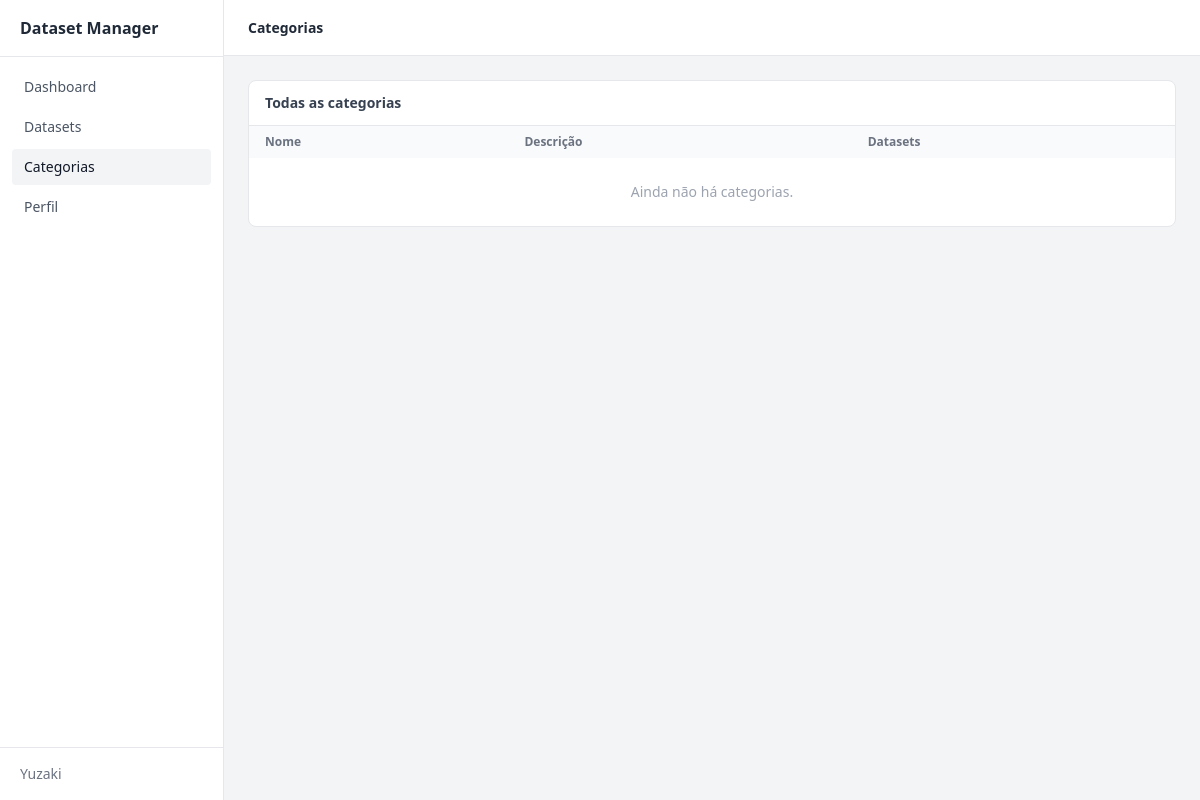
Page /categories/ (signed in) on the earlier database version.
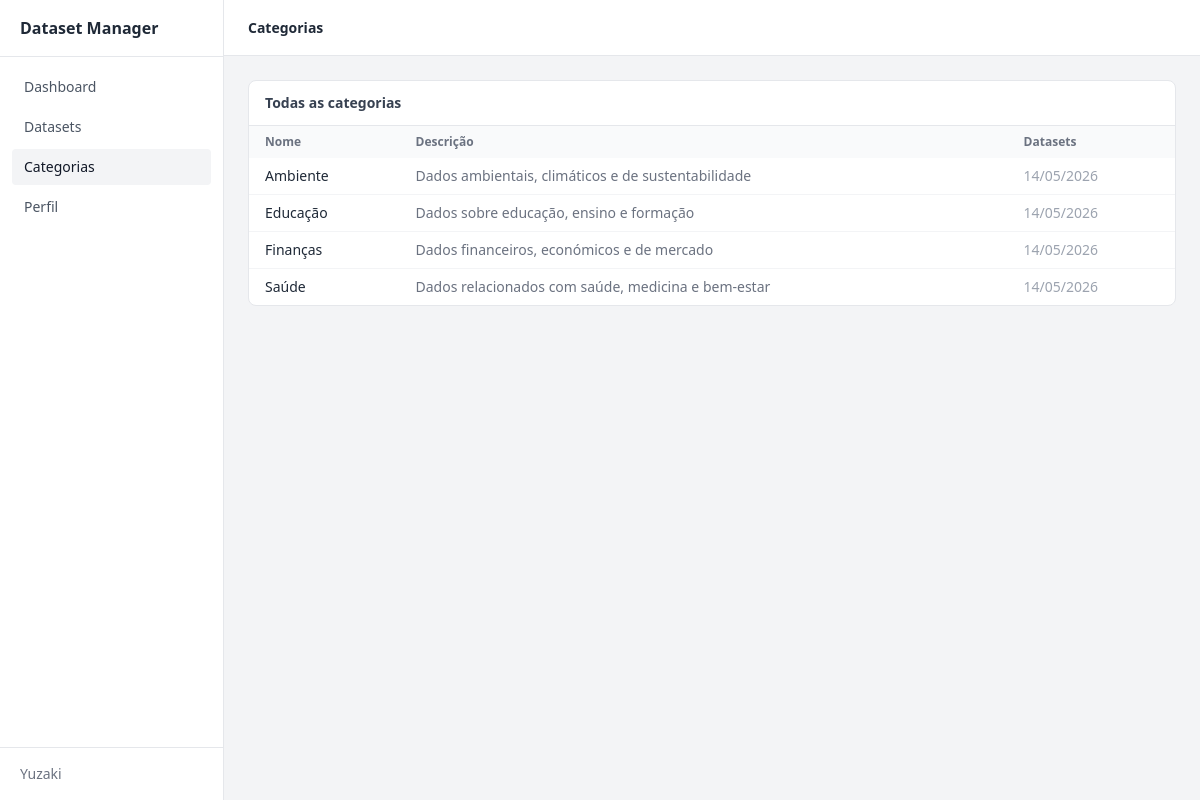
Same page on the later database version.
### accounts/models.py (models this page shows, shortened)
class CustomUser(AbstractBaseUser, PermissionsMixin):
    username    = models.CharField(max_length=150, unique=True)
    email       = models.EmailField(unique=True)
    first_name  = models.CharField(max_length=150, blank=True)
    last_name   = models.CharField(max_length=150, blank=True)
    is_active   = models.BooleanField(default=True)
    is_staff    = models.BooleanField(default=False)
    date_joined = models.DateTimeField(default=timezone.now)
    groups = models.ManyToManyField(
        'auth.Group',
        related_name='custom_user_groups',
        blank=True,
        help_text='The groups this user belongs to.',
        verbose_name='groups',
    )
    user_permissions = models.ManyToManyField(
        'auth.Permission',
        related_name='custom_user_permissions',
        blank=True,
        help_text='Specific permissions for this user.',
        verbose_name='user permissions',
    )
    objects = CustomUserManager()
    USERNAME_FIELD  = "email"
    REQUIRED_FIELDS = ["username"]
    class Meta:
        verbose_name = "Utilizador"
        verbose_name_plural = "Utilizadores"

### categories/models.py (models this page shows, shortened)
class Category(models.Model):
    name        = models.CharField(max_length=255, unique=True)
    slug        = models.SlugField(max_length=255, unique=True, blank=True)
    description = models.TextField(blank=True)
    created_at  = models.DateTimeField(auto_now_add=True)
    updated_at  = models.DateTimeField(auto_now=True)
    class Meta:
        verbose_name = "Categoria"
        verbose_name_plural = "Categorias"
        ordering = ["name"]

### frontend/views.py (the view)
# urls.py: path('categories/', views.categories, name='categories'),
@login_required
def categories(request):
    all_categories = Category.objects.all()
    return render(request, 'frontend/categories.html', {'categories': all_categories})

### frontend/templates/frontend/categories.html (shortened to what this page needs)
{% extends "frontend/base.html" %}
{% block page_title %}Categorias{% endblock %}
{% block nav_categories %}bg-gray-100 font-medium text-gray-900{% endblock %}
{% block content %}
<div class="bg-white rounded-lg border border-gray-200">
    <div class="px-4 py-3 border-b border-gray-200">
        <h2 class="text-sm font-semibold text-gray-700">Todas as categorias</h2>
    </div>
    <table class="w-full text-sm">
        <thead class="bg-gray-50 text-xs text-gray-500">
            <tr>
                <th class="px-4 py-2 text-left">Nome</th>
                <th class="px-4 py-2 text-left">Descrição</th>
                <th class="px-4 py-2 text-left">Datasets</th>
            </tr>
        </thead>
       <tbody class="divide-y divide-gray-100">
    {% for category in categories %}
    <tr class="hover:bg-gray-50">
        <td class="px-4 py-2 font-medium text-gray-800">{{ category.name }}</td>
        <td class="px-4 py-2 text-gray-500">{{ category.description|default:"—" }}</td>
        <td class="px-4 py-2 text-gray-400">{{ category.created_at|date:"d/m/Y" }}</td>
    </tr>
    {% empty %}
    <tr>
        <td colspan="3" class="px-4 py-6 text-center text-gray-400">Ainda não há categorias.</td>
    </tr>
    {% endfor %}
</tbody>
    </table>
</div>
{% endblock %}

### frontend/templates/frontend/base.html (shortened to what this page needs)
<!DOCTYPE html>
<html lang="pt">
<head>
    <script src="https://cdn.tailwindcss.com"></script>
</head>
<body class="bg-gray-100 min-h-screen flex">
    <aside class="w-56 min-h-screen bg-white border-r border-gray-200 flex flex-col fixed top-0 left-0">
        <div class="px-5 py-4 border-b border-gray-200">
            <span class="font-semibold text-gray-800">Dataset Manager</span>
        </div>
        <nav class="flex-1 px-3 py-3 space-y-1">
            <a href="/dashboard" class="flex items-center gap-2 px-3 py-2 rounded text-sm text-gray-600 hover:bg-gray-100 {% block nav_dashboard %}{% endblock %}">Dashboard</a>
            <a href="/datasets" class="flex items-center gap-2 px-3 py-2 rounded text-sm text-gray-600 hover:bg-gray-100 {% block nav_datasets %}{% endblock %}">Datasets</a>
            <a href="/categories" class="flex items-center gap-2 px-3 py-2 rounded text-sm text-gray-600 hover:bg-gray-100 {% block nav_categories %}{% endblock %}">Categorias</a>
            <a href="/profile" class="flex items-center gap-2 px-3 py-2 rounded text-sm text-gray-600 hover:bg-gray-100 {% block nav_profile %}{% endblock %}">Perfil</a>
        </nav>
        <div class="px-5 py-4 border-t border-gray-200 text-sm text-gray-500">
            {{ request.user.username|default:"Utilizador" }}
        </div>
    </aside>
    <div class="flex-1 flex flex-col ml-56">
        <header class="h-14 bg-white border-b border-gray-200 flex items-center justify-between px-6">
            <h1 class="text-sm font-semibold text-gray-800">{% block page_title %}{% endblock %}</h1>
        </header>
        <main class="flex-1 p-6">
            {% block content %}{% endblock %}
        </main>
    </div>
</body>
</html>

Differences in the rows shown:
added Category: name "Ambiente", description "Dados ambientais, climáticos e de sustentabilidade", created_at "14/05/2026"
added Category: name "Educação", description "Dados sobre educação, ensino e formação", created_at "14/05/2026"
added Category: name "Finanças", description "Dados financeiros, económicos e de mercado", created_at "14/05/2026"
added Category: name "Saúde", description "Dados relacionados com saúde, medicina e bem-estar", created_at "14/05/2026"
Other differences:
text no longer shown: "Ainda não há categorias."
